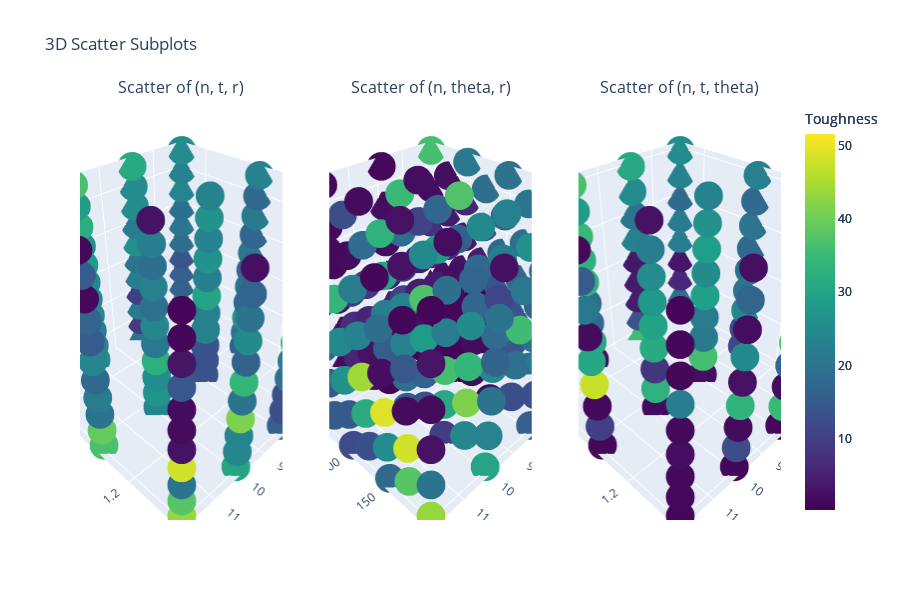

The notebook cell this image was saved under:
### Code cell
import plotly.express as px

# Create subplots
fig = make_subplots(
    rows=1, cols=3,
    specs=[[{'type': 'scatter3d'}, {'type': 'scatter3d'}, {'type': 'scatter3d'}]],
    subplot_titles=("Scatter of (n, t, r)", "Scatter of (n, theta, r)", "Scatter of (n, t, theta)")
)

# Scatter of (n, t, r)
scatter1 = go.Scatter3d(
    x=df['n'],
    y=df['t'],
    z=df['r'],
    mode='markers',
    marker=dict(size=10, color=df['toughness'], colorscale='viridis', colorbar=dict(title="Toughness")),
    name="(n, t, r)"
)
fig.add_trace(scatter1, row=1, col=1)

# Scatter of (n, theta, r)
scatter2 = go.Scatter3d(
    x=df['n'],
    y=df['theta'],
    z=df['r'],
    mode='markers',
    marker=dict(size=10, color=df['toughness'], colorscale='viridis', colorbar=dict(title="Toughness")),
    name="(n, theta, r)"
)
fig.add_trace(scatter2, row=1, col=2)

# Scatter of (n, t, theta)
scatter3 = go.Scatter3d(
    x=df['n'],
    y=df['t'],
    z=df['theta'],
    mode='markers',
    marker=dict(size=10, color=df['toughness'], colorscale='viridis', colorbar=dict(title="Toughness")),
    name="(n, t, theta)"
)
fig.add_trace(scatter3, row=1, col=3)

# Update layout
fig.update_layout(
    title_text="3D Scatter Subplots",
    height=600,
    showlegend=False
)

# Show the plot
fig.show()

### Figure 1 — Plotly figure (JSON) as saved in the notebook; plotly's stock layout.template omitted (floating-point values rounded to 4 significant figures; data arrays with more than 128 entries replaced by an {"elided": "..."} marker saying what was removed)
{"data": [{"marker": {"color": {"elided": "1800 float values"}, "colorbar": {"title": {"text": "Toughness"}}, "colorscale": [[0, "#440154"], [0.1111, "#482878"], [0.2222, "#3e4989"], [0.3333, "#31688e"], [0.4444, "#26828e"], [0.5556, "#1f9e89"], [0.6667, "#35b779"], [0.7778, "#6ece58"], [0.8889, "#b5de2b"], [1, "#fde725"]], "size": 10}, "mode": "markers", "name": "(n, t, r)", "scene": "scene", "type": "scatter3d", "x": {"elided": "1800 int values"}, "y": {"elided": "1800 float values"}, "z": {"elided": "1800 float values"}}, {"marker": {"color": {"elided": "1800 float values"}, "colorbar": {"title": {"text": "Toughness"}}, "colorscale": [[0, "#440154"], [0.1111, "#482878"], [0.2222, "#3e4989"], [0.3333, "#31688e"], [0.4444, "#26828e"], [0.5556, "#1f9e89"], [0.6667, "#35b779"], [0.7778, "#6ece58"], [0.8889, "#b5de2b"], [1, "#fde725"]], "size": 10}, "mode": "markers", "name": "(n, theta, r)", "scene": "scene2", "type": "scatter3d", "x": {"elided": "1800 int values"}, "y": {"elided": "1800 int values"}, "z": {"elided": "1800 float values"}}, {"marker": {"color": {"elided": "1800 float values"}, "colorbar": {"title": {"text": "Toughness"}}, "colorscale": [[0, "#440154"], [0.1111, "#482878"], [0.2222, "#3e4989"], [0.3333, "#31688e"], [0.4444, "#26828e"], [0.5556, "#1f9e89"], [0.6667, "#35b779"], [0.7778, "#6ece58"], [0.8889, "#b5de2b"], [1, "#fde725"]], "size": 10}, "mode": "markers", "name": "(n, t, theta)", "scene": "scene3", "type": "scatter3d", "x": {"elided": "1800 int values"}, "y": {"elided": "1800 float values"}, "z": {"elided": "1800 int values"}}], "layout": {"annotations": [{"font": {"size": 16}, "showarrow": false, "text": "Scatter of (n, t, r)", "x": 0.1444, "xanchor": "center", "xref": "paper", "y": 1, "yanchor": "bottom", "yref": "paper"}, {"font": {"size": 16}, "showarrow": false, "text": "Scatter of (n, theta, r)", "x": 0.5, "xanchor": "center", "xref": "paper", "y": 1, "yanchor": "bottom", "yref": "paper"}, {"font": {"size": 16}, "showarrow": false, "text": "Scatter of (n, t, theta)", "x": 0.8556, "xanchor": "center", "xref": "paper", "y": 1, "yanchor": "bottom", "yref": "paper"}], "height": 600, "scene": {"domain": {"x": [0, 0.2889], "y": [0, 1]}}, "scene2": {"domain": {"x": [0.3556, 0.6444], "y": [0, 1]}}, "scene3": {"domain": {"x": [0.7111, 1], "y": [0, 1]}}, "showlegend": false, "title": {"text": "3D Scatter Subplots"}}}
